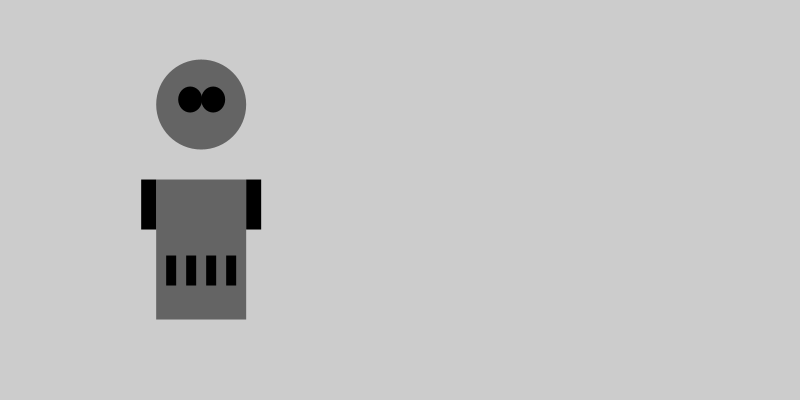
Frame 1 (no input)
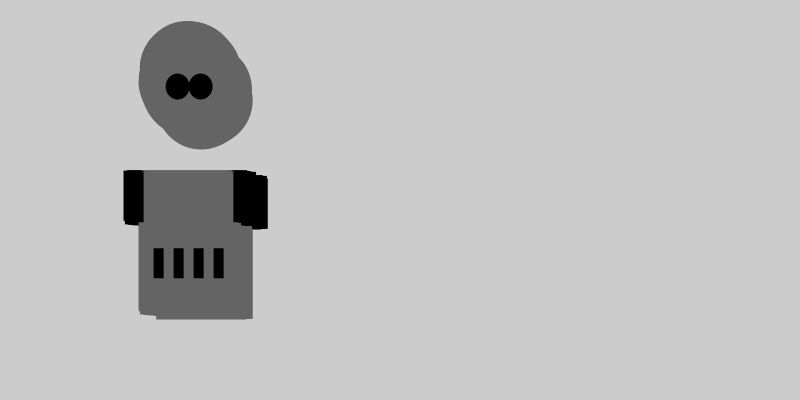
Frame 60 (the mouse pressed at the canvas centre just before this capture)
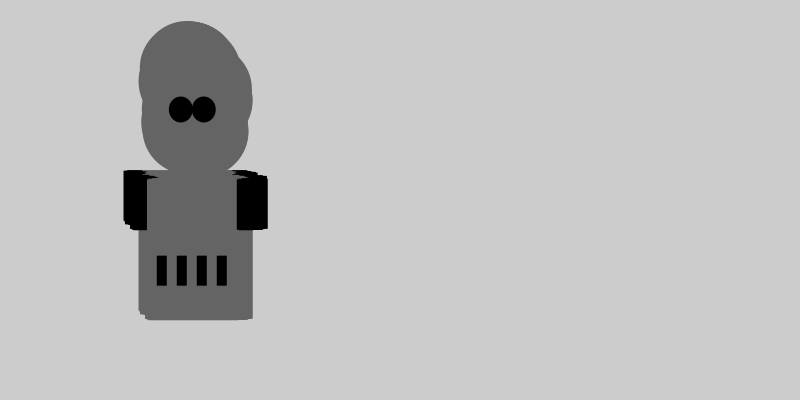
Frame 120 (the mouse held since frame 60 and released just before this capture)

The Processing sketch that drew these frames (run headless with seeded random() and noise(); from frame 60 on, the mouse is pressed at the canvas centre):

// Processing sketch: processing_59358
// ── processing_59358.pde

//Robot_Sketch5_Movement

float x = 200;         // x-coordinate
float y = 200;         // y-coordinate
float angle = 0.0;       // Angle for motion
float grilllength = 30;    // Body Height
float neckHeight = 0;   // Neck Height
float radius = 20;       // Head Radius
 
void setup() {
  size(800, 400);
  smooth();
  strokeWeight(2);
  ellipseMode(RADIUS);
}
 
 
void draw() {
     
  // Change position by a small random amount
  x += random(-4, 4);
  y += random(-1, 1);
  // Change height of neck
  neckHeight = 80 + sin(angle) * 30;
  angle += 0.05;
  // Adjust the height of the head
  float ny = y - grilllength - neckHeight - radius;

 
 
 
// Head
noStroke();                                    // Disable stroke
fill(100);                                       // Set fill to black
ellipse(x, y - 15 - neckHeight, 45, 45);       // Head
fill(0);                              // Set fill to black
ellipse(x + 12, y - 20 - neckHeight, 12, 13);  // eye
ellipse(x - 11, y - 20 - neckHeight, 12, 13);  // eye
fill(0);                                       // Set fill to black
 
 
// Body
noStroke();                           // Disable stroke
fill(100);                              // Set fill to grey
rect(x - 45, y - 20 , 90, 140);   // Main body TOP
fill(100);                    // Set fill to grey
 
// Grill
noStroke();                                         // Disable stroke
fill(0);                                            // Set fill to black
rect(x - 35, y + 56, 10, grilllength);               
rect(x - 15, y + 56, 10, grilllength);                 
rect(x + 5, y + 56, 10, grilllength);
rect(x + 25, y + 56, 10, grilllength);
 
// Arms 
noStroke();                       // Disable stroke
fill(0);                          // Set fill to black
rect(x - 60, y - 20, 15, 50);      // Left arm
rect(x + 45, y - 20, 15, 50);      // Right arm
fill(100);                 // Set fill to grey


 
}
